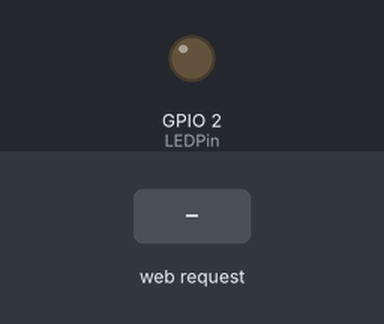
Simulated run of this sketch. Board: ESP32. Parts: output pins drawn as LEDs (lit = HIGH). Dashed ring = blinking. Inputs (shaded band) come from the test bench. WiFi joins after 1.5 s; servers stay silent unless stated; what the sketch prints to the serial monitor is not drawn.

Above: at 2.7 s.
2.8 s: HTTP request GET /B received
At 3.8 s:
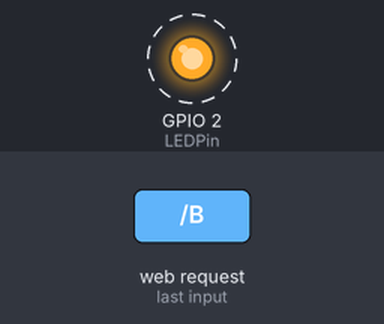
6.8 s: HTTP request GET /H received
At 8.3 s:
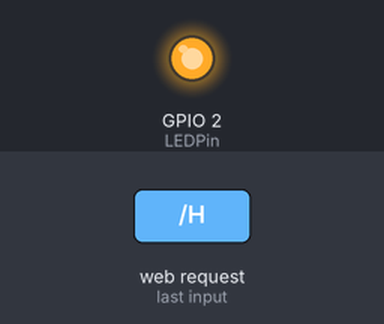
9.0 s: HTTP request GET /L received
At 10.0 s:
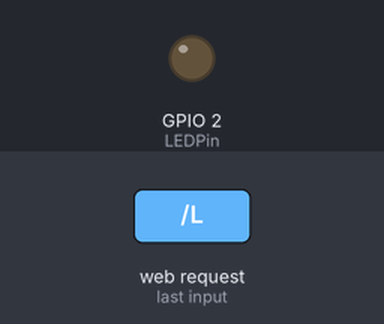
Timing chart, 0 to 12.0 s (numbered marks = the images above; inputs shaded):
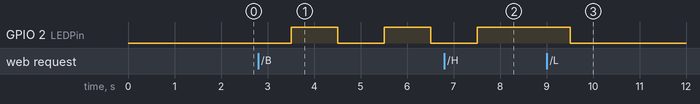

Measured:
- after the input at 2.8 s, GPIO 2 (LEDPin): alternates HIGH for 1.0 s and LOW for 1.0 s, starting after 0.71 s
- after the input at 6.8 s, GPIO 2 (LEDPin): goes on until 7.5 s, then stays HIGH
- after the input at 9.0 s, GPIO 2 (LEDPin): HIGH → LOW after 0.52 s

The sketch:

ESP32_SimpleWiFiServer.ino
```cpp
/*
 Circuit:
 * LED attached to pin 2
 */

#include <WiFi.h>

const char *ssid = "Test123";      // WiFi SSID
const char *password = "12345678"; // WiFi Password

WiFiServer server(80);

int LEDPin = 2;                  // LED pin
bool blinkMode = false;          // Blinking mode
unsigned long previousMillis = 0;
const long interval = 500;
bool ledState = LOW;

void setup() {
  Serial.begin(115200);
  pinMode(LEDPin, OUTPUT);

  WiFi.begin(ssid, password);
  Serial.print("Connecting to WiFi");

  while (WiFi.status() != WL_CONNECTED) {
    delay(500);
    Serial.print(".");
  }

  Serial.println("\nWiFi connected!");
  Serial.print("IP Address: ");
  Serial.println(WiFi.localIP());

  server.begin();
}

void loop() {
  WiFiClient client = server.available(); // Check for incoming client

  if (client) {
    Serial.println("New Client Connected!");
    String currentLine = "";
    unsigned long clientStartTime = millis(); // Track time for timeout

    while (client.connected()) {
      if (millis() - clientStartTime > 5000) {  // 5-second timeout
        Serial.println("Client timeout, closing connection.");
        break;
      }

      if (client.available()) {
        char c = client.read();
        Serial.write(c);

        if (c == '\n') {
          if (currentLine.length() == 0) {  // End of request
            client.println("HTTP/1.1 200 OK");
            client.println("Content-type:text/html");
            client.println();

            client.print("Click <a href=\"/H\">here</a> to make the LED on pin 2 turn on.<br>");
            client.print("Click <a href=\"/L\">here</a> to make the LED on pin 2 turn off.<br>");
            client.print("Click <a href=\"/B\">here</a> to make the LED on pin 2 blink.<br>");

            client.println();
            break;
          } else {
            currentLine = "";
          }
        } else if (c != '\r') {
          currentLine += c;
        }

        // Handle LED control
        if (currentLine.endsWith("GET /H")) {
          digitalWrite(LEDPin, HIGH);
          blinkMode = false;
        }
        if (currentLine.endsWith("GET /L")) {
          digitalWrite(LEDPin, LOW);
          blinkMode = false;
        }
        if (currentLine.endsWith("GET /B")) {
          blinkMode = !blinkMode;
        }
      }
    }
    client.stop();
    Serial.println("Client Disconnected.");
  }

  // Ensure Serial output is always printing
  Serial.println("Waiting for clients...");

  // Non-blocking LED blinking logic
  if (blinkMode) {
    unsigned long currentMillis = millis();
    if (currentMillis - previousMillis >= interval) {
      previousMillis = currentMillis;
      ledState = !ledState;
      digitalWrite(LEDPin, ledState);
    }
  }

  delay(1000);
}
```
